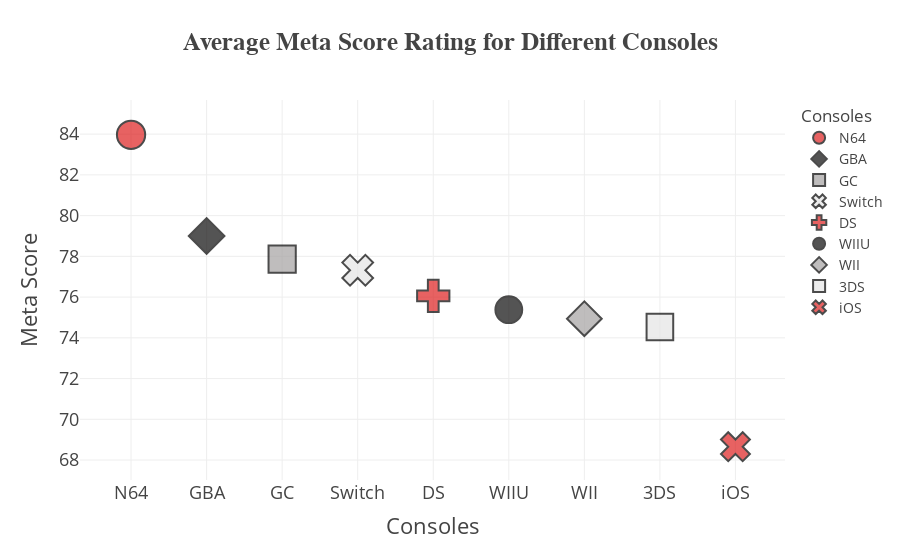

Notebook code cell kept with this figure:
### Code cell
#Let's visualize the average meta score for the different Consoles of Nintendo

df_metaplat = df.groupby(['platform'], as_index=False)['meta_score'].mean().sort_values(by='meta_score', ascending=False)
fig2 = px.scatter(df_metaplat, x = 'platform', y = 'meta_score', symbol = 'platform', size = 'meta_score', template="presentation", color = 'platform', color_discrete_sequence=['#dd2020', '#0d0c0c', '#a5a2a2', '#e5e5e5'], labels={"platform":"Consoles", "meta_score":"Meta Score"}, title='<b>Average Meta Score Rating for Different Consoles</b>')
fig2.update_layout(title_font_family="Sans-serif",title_font_size=25,legend_font_size=14)
fig2.update_traces(marker=dict(line=dict(width=2, color='Black')), selector=dict(mode='markers'))
fig2.show()

### Figure 1 — Plotly figure (JSON) as saved in the notebook; plotly's stock layout.template omitted (floating-point values rounded to 4 significant figures)
{"data": [{"hovertemplate": "Consoles=%{x}<br>Meta Score=%{marker.size}<extra></extra>", "legendgroup": "N64", "marker": {"color": "#dd2020", "line": {"color": "Black", "width": 2}, "size": [83.97], "sizemode": "area", "sizeref": 0.2099, "symbol": "circle"}, "mode": "markers", "name": "N64", "orientation": "v", "showlegend": true, "type": "scatter", "x": ["N64"], "xaxis": "x", "y": [83.97], "yaxis": "y"}, {"hovertemplate": "Consoles=%{x}<br>Meta Score=%{marker.size}<extra></extra>", "legendgroup": "GBA", "marker": {"color": "#0d0c0c", "line": {"color": "Black", "width": 2}, "size": [79], "sizemode": "area", "sizeref": 0.2099, "symbol": "diamond"}, "mode": "markers", "name": "GBA", "orientation": "v", "showlegend": true, "type": "scatter", "x": ["GBA"], "xaxis": "x", "y": [79], "yaxis": "y"}, {"hovertemplate": "Consoles=%{x}<br>Meta Score=%{marker.size}<extra></extra>", "legendgroup": "GC", "marker": {"color": "#a5a2a2", "line": {"color": "Black", "width": 2}, "size": [77.87], "sizemode": "area", "sizeref": 0.2099, "symbol": "square"}, "mode": "markers", "name": "GC", "orientation": "v", "showlegend": true, "type": "scatter", "x": ["GC"], "xaxis": "x", "y": [77.87], "yaxis": "y"}, {"hovertemplate": "Consoles=%{x}<br>Meta Score=%{marker.size}<extra></extra>", "legendgroup": "Switch", "marker": {"color": "#e5e5e5", "line": {"color": "Black", "width": 2}, "size": [77.32], "sizemode": "area", "sizeref": 0.2099, "symbol": "x"}, "mode": "markers", "name": "Switch", "orientation": "v", "showlegend": true, "type": "scatter", "x": ["Switch"], "xaxis": "x", "y": [77.32], "yaxis": "y"}, {"hovertemplate": "Consoles=%{x}<br>Meta Score=%{marker.size}<extra></extra>", "legendgroup": "DS", "marker": {"color": "#dd2020", "line": {"color": "Black", "width": 2}, "size": [76.06], "sizemode": "area", "sizeref": 0.2099, "symbol": "cross"}, "mode": "markers", "name": "DS", "orientation": "v", "showlegend": true, "type": "scatter", "x": ["DS"], "xaxis": "x", "y": [76.06], "yaxis": "y"}, {"hovertemplate": "Consoles=%{x}<br>Meta Score=%{marker.size}<extra></extra>", "legendgroup": "WIIU", "marker": {"color": "#0d0c0c", "line": {"color": "Black", "width": 2}, "size": [75.38], "sizemode": "area", "sizeref": 0.2099, "symbol": "circle"}, "mode": "markers", "name": "WIIU", "orientation": "v", "showlegend": true, "type": "scatter", "x": ["WIIU"], "xaxis": "x", "y": [75.38], "yaxis": "y"}, {"hovertemplate": "Consoles=%{x}<br>Meta Score=%{marker.size}<extra></extra>", "legendgroup": "WII", "marker": {"color": "#a5a2a2", "line": {"color": "Black", "width": 2}, "size": [74.94], "sizemode": "area", "sizeref": 0.2099, "symbol": "diamond"}, "mode": "markers", "name": "WII", "orientation": "v", "showlegend": true, "type": "scatter", "x": ["WII"], "xaxis": "x", "y": [74.94], "yaxis": "y"}, {"hovertemplate": "Consoles=%{x}<br>Meta Score=%{marker.size}<extra></extra>", "legendgroup": "3DS", "marker": {"color": "#e5e5e5", "line": {"color": "Black", "width": 2}, "size": [74.53], "sizemode": "area", "sizeref": 0.2099, "symbol": "square"}, "mode": "markers", "name": "3DS", "orientation": "v", "showlegend": true, "type": "scatter", "x": ["3DS"], "xaxis": "x", "y": [74.53], "yaxis": "y"}, {"hovertemplate": "Consoles=%{x}<br>Meta Score=%{marker.size}<extra></extra>", "legendgroup": "iOS", "marker": {"color": "#dd2020", "line": {"color": "Black", "width": 2}, "size": [68.65], "sizemode": "area", "sizeref": 0.2099, "symbol": "x"}, "mode": "markers", "name": "iOS", "orientation": "v", "showlegend": true, "type": "scatter", "x": ["iOS"], "xaxis": "x", "y": [68.65], "yaxis": "y"}], "layout": {"legend": {"font": {"size": 14}, "itemsizing": "constant", "title": {"text": "Consoles"}, "tracegroupgap": 0}, "title": {"font": {"family": "Sans-serif", "size": 25}, "text": "<b>Average Meta Score Rating for Different Consoles</b>"}, "xaxis": {"anchor": "y", "categoryarray": ["N64", "GBA", "GC", "Switch", "DS", "WIIU", "WII", "3DS", "iOS"], "categoryorder": "array", "domain": [0, 1], "title": {"text": "Consoles"}}, "yaxis": {"anchor": "x", "domain": [0, 1], "title": {"text": "Meta Score"}}}}
